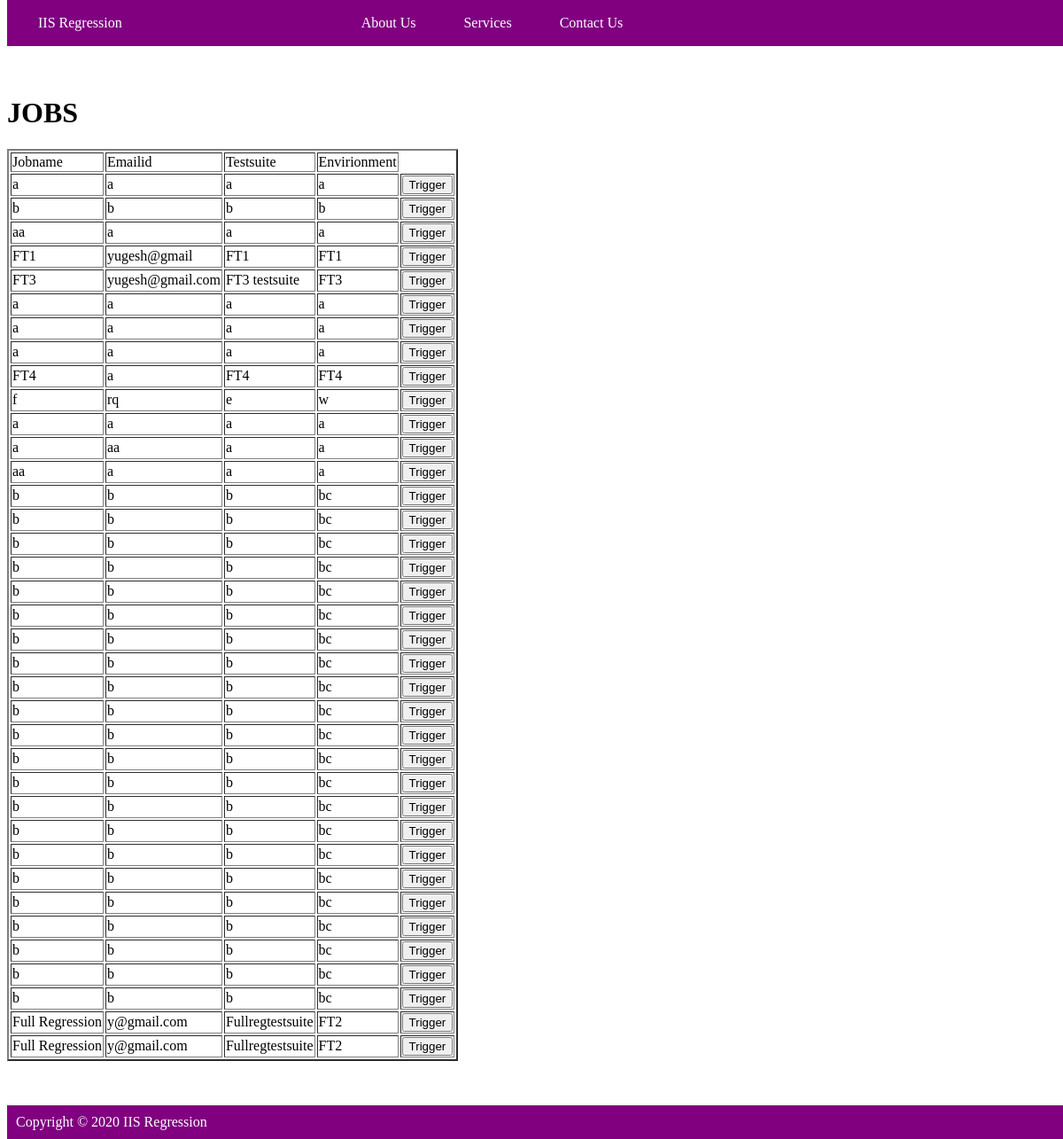
/userList, run on the app's committed database.
### IIS_APP/models.py (models this page shows)
class CreateTestsuite(models.Model):
    Testsuites = (
        ('s5reg', 's5reg'),
        ('paralletestsuite1', 'paralletestsuite1'),
        ('paralletestsuite2', 'paralletestsuite2'),
        ('paralletestsuite3', 'paralletestsuite3'),
        ('paralletestsuite4', 'paralletestsuite4'),
        ('paralletestsuite5', 'paralletestsuite5'),
        ('Fullregtestsuite', 'Fullregtestsuite'),
    )
    Envirionment = (
        ('FT1', 'FT1'),
        ('FT2', 'FT2'),
        ('FT3', 'FT3'),
        ('SIT', 'SIT'),
        ('UAT', 'UAT'),
    )
    jobname = models.CharField(max_length=100)
    emailid = models.CharField(max_length=100)
    Testsuite = models.CharField(max_length=100, choices=Testsuites, default='Fullregtestsuite')
    envirionment = models.CharField(max_length=100, choices=Envirionment, default='FT1')

### IIS_APP/views.py (the view)
# urls.py: path('userList',views.userList.as_view(), name="userList"),
class userList(ListView):
    model = CreateTestsuite
    template_name = "user_data.html"
    context_object_name = "alldata"

### IIS_APP/templates/user_data.html (shortened to what this page needs)
{% extends "createjob.html" %}
{% block content %}
 <h1>JOBS</h1>
<table border="2">
  <thead>
  <td>Jobname</td>
  <td>Emailid</td>
  <td>Testsuite</td>
  <td>Envirionment</td>
  </thead>
{% for user in alldata %}
  <tbody>
  <tr>
    <td>{{user.jobname}}</td>
    <td>{{user.emailid}}</td>
    <td>{{user.Testsuite}}</td>
    <td>{{user.envirionment}}</td>
    <form method="get" action="signin">
    <td><button>Trigger</button></td>
    </form>
    {% endfor %}
    {% endblock %}

### IIS_APP/templates/base.html (style rules this page uses)
body { padding-top: 80px; padding-bottom: 80px; }

### data on the page
CreateTestsuite: jobname "a", emailid "a", Testsuite "a", envirionment "a"
CreateTestsuite: jobname "b", emailid "b", Testsuite "b", envirionment "b"
CreateTestsuite: jobname "aa", emailid "a", Testsuite "a", envirionment "a"
CreateTestsuite: jobname "FT1", emailid "yugesh@gmail", Testsuite "FT1", envirionment "FT1"
CreateTestsuite: jobname "FT3", emailid "yugesh@gmail.com", Testsuite "FT3 testsuite", envirionment "FT3"
CreateTestsuite: jobname "a", emailid "a", Testsuite "a", envirionment "a"
CreateTestsuite: jobname "a", emailid "a", Testsuite "a", envirionment "a"
CreateTestsuite: jobname "a", emailid "a", Testsuite "a", envirionment "a"
CreateTestsuite: jobname "FT4", emailid "a", Testsuite "FT4", envirionment "FT4"
CreateTestsuite: jobname "f", emailid "rq", Testsuite "e", envirionment "w"
CreateTestsuite: jobname "a", emailid "a", Testsuite "a", envirionment "a"
CreateTestsuite: jobname "a", emailid "aa", Testsuite "a", envirionment "a"
CreateTestsuite: jobname "aa", emailid "a", Testsuite "a", envirionment "a"
CreateTestsuite: jobname "b", emailid "b", Testsuite "b", envirionment "bc"
CreateTestsuite: jobname "b", emailid "b", Testsuite "b", envirionment "bc"
CreateTestsuite: jobname "b", emailid "b", Testsuite "b", envirionment "bc"
CreateTestsuite: jobname "b", emailid "b", Testsuite "b", envirionment "bc"
CreateTestsuite: jobname "b", emailid "b", Testsuite "b", envirionment "bc"
CreateTestsuite: jobname "b", emailid "b", Testsuite "b", envirionment "bc"
CreateTestsuite: jobname "b", emailid "b", Testsuite "b", envirionment "bc"
CreateTestsuite: jobname "b", emailid "b", Testsuite "b", envirionment "bc"
CreateTestsuite: jobname "b", emailid "b", Testsuite "b", envirionment "bc"
CreateTestsuite: jobname "b", emailid "b", Testsuite "b", envirionment "bc"
CreateTestsuite: jobname "b", emailid "b", Testsuite "b", envirionment "bc"
CreateTestsuite: jobname "b", emailid "b", Testsuite "b", envirionment "bc"
CreateTestsuite: jobname "b", emailid "b", Testsuite "b", envirionment "bc"
CreateTestsuite: jobname "b", emailid "b", Testsuite "b", envirionment "bc"
CreateTestsuite: jobname "b", emailid "b", Testsuite "b", envirionment "bc"
CreateTestsuite: jobname "b", emailid "b", Testsuite "b", envirionment "bc"
CreateTestsuite: jobname "b", emailid "b", Testsuite "b", envirionment "bc"
CreateTestsuite: jobname "b", emailid "b", Testsuite "b", envirionment "bc"
CreateTestsuite: jobname "b", emailid "b", Testsuite "b", envirionment "bc"
CreateTestsuite: jobname "b", emailid "b", Testsuite "b", envirionment "bc"
CreateTestsuite: jobname "b", emailid "b", Testsuite "b", envirionment "bc"
CreateTestsuite: jobname "b", emailid "b", Testsuite "b", envirionment "bc"
CreateTestsuite: jobname "Full Regression", emailid "y@gmail.com", Testsuite "Fullregtestsuite", envirionment "FT2"
CreateTestsuite: jobname "Full Regression", emailid "y@gmail.com", Testsuite "Fullregtestsuite", envirionment "FT2"
